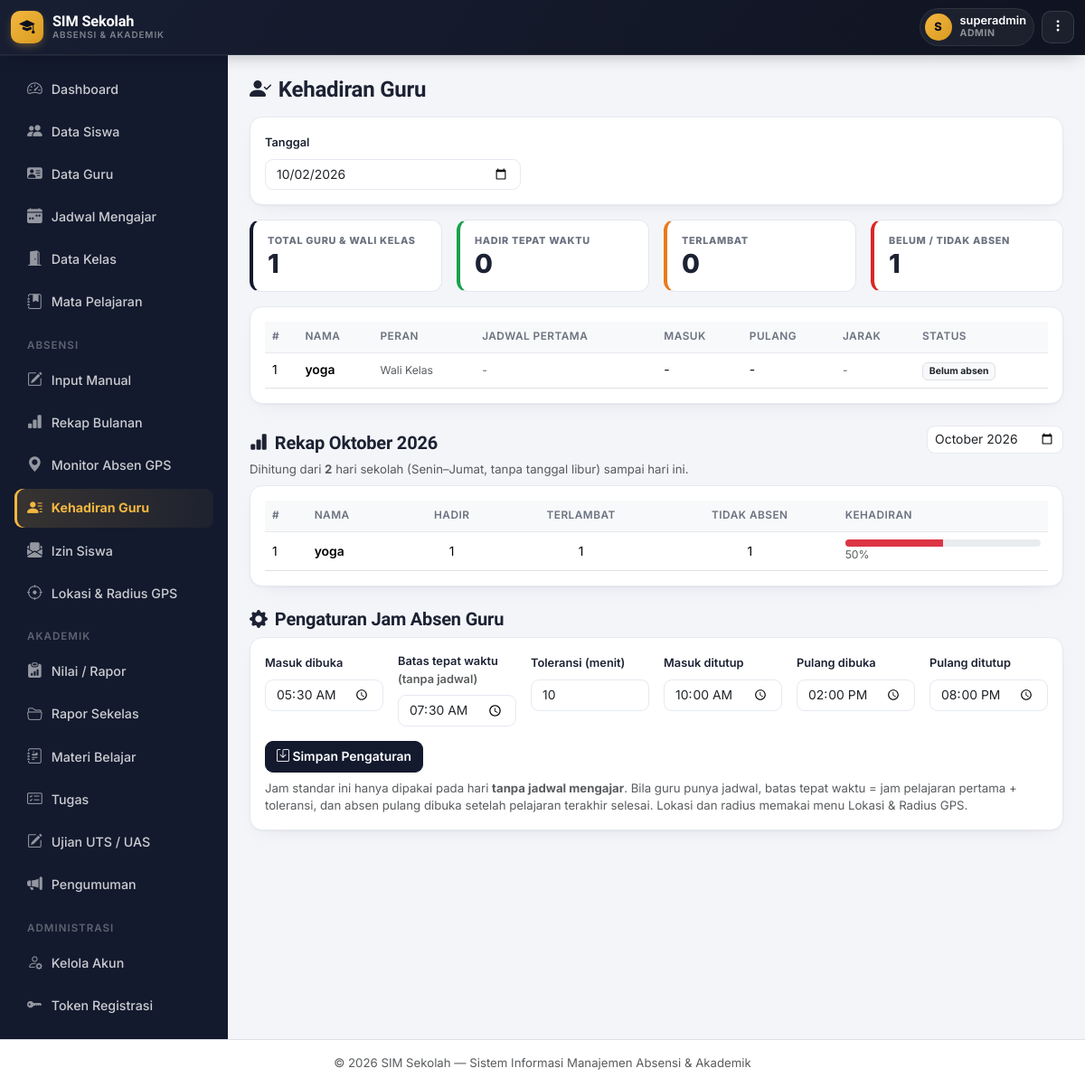
The app's page /absensi/guru_monitor.php (signed in) with its own data.
### tables this page shows
CREATE TABLE `users` (
  `id` int NOT NULL,
  `username` varchar(50) NOT NULL,
  `password` varchar(255) NOT NULL,
  `nama` varchar(100) NOT NULL,
  `role` enum('superadmin','admin','guru','wali_kelas','siswa') NOT NULL DEFAULT 'siswa',
  `siswa_id` int DEFAULT NULL,
  `created_at` timestamp NULL DEFAULT CURRENT_TIMESTAMP
);

CREATE TABLE `pengaturan_absen_guru` (
  `id` int NOT NULL,
  `jam_masuk_mulai` time NOT NULL DEFAULT '05:30:00',
  `jam_masuk_batas` time NOT NULL DEFAULT '07:30:00',
  `toleransi_menit` int NOT NULL DEFAULT '10',
  `jam_masuk_selesai` time NOT NULL DEFAULT '10:00:00',
  `jam_pulang_mulai` time NOT NULL DEFAULT '14:00:00',
  `jam_pulang_selesai` time NOT NULL DEFAULT '20:00:00',
  `updated_at` timestamp NULL DEFAULT CURRENT_TIMESTAMP ON UPDATE CURRENT_TIMESTAMP
);

### includes/functions.php (called while the page is built, shortened)
<?php
function clean($str) {
    return htmlspecialchars(trim($str ?? ''), ENT_QUOTES, 'UTF-8');
}

### includes/libur.php (called while the page is built, shortened)
<?php
function cekHariLibur($pdo, $tanggal) {
    $timestamp = strtotime($tanggal);
    $hariAngka = (int)date('N', $timestamp);
    $stmt = $pdo->prepare("SELECT keterangan, jenis FROM hari_libur WHERE tanggal = ?");
    $stmt->execute([$tanggal]);
    $row = $stmt->fetch();
    return ['libur' => false, 'keterangan' => null, 'jenis' => null];
}

### includes/auth.php (called while the page is built, shortened)
<?php
require_once __DIR__ . '/functions.php';
function currentUser() {
    return [
        'id'       => $_SESSION['user_id'] ?? null,
        'nama'     => $_SESSION['user_nama'] ?? '',
        'role'     => $_SESSION['user_role'] ?? '',
        'siswa_id' => $_SESSION['user_siswa_id'] ?? null,
    ];
}
function requireRole(array $roles) {
    $user = currentUser();
}

### absensi/guru_monitor.php (the view, shortened to what this page needs)
<?php
require_once __DIR__ . '/../includes/auth.php';
require_once __DIR__ . '/../includes/libur.php';
$user = currentUser();
$bisaAtur = in_array($user['role'], GM_PENGATUR, true);
function gmTanggal($s) {
    $d = DateTime::createFromFormat('Y-m-d', (string)$s);
    return ($d && $d->format('Y-m-d') === $s) ? $s : null;
}
$hariIni = date('Y-m-d');
try {
    $pdo->query("SELECT jam_jadwal, terlambat_menit FROM absensi_guru LIMIT 1");
    $pdo->query("SELECT toleransi_menit FROM pengaturan_absen_guru LIMIT 1");
} catch (PDOException $e) {
    include __DIR__ . '/../includes/header.php';
    echo "<div class='card p-4'><h5 class='fw-bold'><i class='bi bi-exclamation-triangle text-warning me-2'></i>Absen Guru belum aktif</h5>"
       . "<p class='mb-0'>Import file <b>guru_tambah.sql</b> lalu <b>guru_profil_jadwal.sql</b> ke database <b>db_absensi_sekolah</b> melalui phpMyAdmin, lalu refresh halaman ini.</p></div>";
    include __DIR__ . '/../includes/footer.php';
    exit;
}
$tanggal = gmTanggal($_GET['tanggal'] ?? '') ?: $hariIni;
$bulan = $_GET['bulan'] ?? date('Y-m');
$set = $pdo->query("SELECT * FROM pengaturan_absen_guru ORDER BY id LIMIT 1")->fetch() ?: [
    'jam_masuk_mulai' => '05:30:00', 'jam_masuk_batas' => '07:30:00', 'jam_masuk_selesai' => '10:00:00',
    'jam_pulang_mulai' => '14:00:00', 'jam_pulang_selesai' => '20:00:00', 'toleransi_menit' => 10,
];
$pegawai = $pdo->query("SELECT id, nama, role FROM users WHERE role IN ('guru','wali_kelas') ORDER BY nama")->fetchAll();
$labelRole = ['guru' => 'Guru', 'wali_kelas' => 'Wali Kelas'];
$absenHarian = [];
$infoLiburTgl = cekHariLibur($pdo, $tanggal);
$sum = ['total' => count($pegawai), 'hadir' => 0, 'tepat' => 0, 'terlambat' => 0, 'belum' => 0];
$sum['belum'] = $sum['total'] - $sum['hadir'];
$awalBulan = $bulan . '-01';
$akhirBulan = date('Y-m-t', strtotime($awalBulan));
$batasHitung = min($akhirBulan, $hariIni);
$stmt = $pdo->prepare("SELECT tanggal FROM hari_libur WHERE tanggal BETWEEN ? AND ?");
$stmt->execute([$awalBulan, $akhirBulan]);
$liburBulan = array_flip($stmt->fetchAll(PDO::FETCH_COLUMN));
$hariSekolah = [];
for ($d = new DateTime($awalBulan); $d->format('Y-m-d') <= $batasHitung; $d->modify('+1 day')) {
    $t = $d->format('Y-m-d');
    if ((int)$d->format('N') < 6 && !isset($liburBulan[$t])) { $hariSekolah[$t] = true; }
}
$jumlahHariSekolah = $bulan > date('Y-m') ? 0 : count($hariSekolah);
$stmt = $pdo->prepare("SELECT user_id, tanggal, terlambat, jam_masuk FROM absensi_guru WHERE tanggal BETWEEN ? AND ? AND jam_masuk IS NOT NULL");
$stmt->execute([$awalBulan, $akhirBulan]);
$rekap = [];
foreach ($stmt->fetchAll() as $r) {
    $rekap[$r['user_id']]['hadir'] = ($rekap[$r['user_id']]['hadir'] ?? 0) + 1;
    $rekap[$r['user_id']]['terlambat'] = ($rekap[$r['user_id']]['terlambat'] ?? 0) + (int)$r['terlambat'];
}
$namaBulanIndo = [1=>'Januari','Februari','Maret','April','Mei','Juni','Juli','Agustus','September','Oktober','November','Desember'];
$judulBulan = $namaBulanIndo[(int)date('n', strtotime($awalBulan))] . ' ' . date('Y', strtotime($awalBulan));
include __DIR__ . '/../includes/header.php';
?>
<h4 class="fw-bold mb-3"><i class="bi bi-person-check-fill me-2"></i>Kehadiran Guru</h4>
<div class="card p-3 mb-3">
  <form method="GET" class="row g-2 align-items-end">
    <div class="col-md-4">
      <label class="form-label small">Tanggal</label>
      <input type="date" name="tanggal" class="form-control" value="<?= clean($tanggal) ?>" max="<?= $hariIni ?>" onchange="this.form.submit()">
    </div>
  </form>
</div>
<div class="row g-3 mb-3">
  <div class="col-6 col-lg-3"><div class="gm-stat" style="--c:#131A2E"><div class="l">Total Guru &amp; Wali Kelas</div><div class="n"><?= $sum['total'] ?></div></div></div>
  <div class="col-6 col-lg-3"><div class="gm-stat" style="--c:#16A34A"><div class="l">Hadir Tepat Waktu</div><div class="n"><?= $sum['tepat'] ?></div></div></div>
  <div class="col-6 col-lg-3"><div class="gm-stat" style="--c:#EA7A1B"><div class="l">Terlambat</div><div class="n"><?= $sum['terlambat'] ?></div></div></div>
  <div class="col-6 col-lg-3"><div class="gm-stat" style="--c:#DC2626"><div class="l"><?= $infoLiburTgl['libur'] ? 'Libur' : 'Belum / Tidak Absen' ?></div><div class="n"><?= $infoLiburTgl['libur'] ? '-' : $sum['belum'] ?></div></div></div>
</div>
<div class="card p-3 mb-4">
  <div class="table-responsive">
    <table class="table table-hover align-middle mb-0">
      <thead class="table-light"><tr><th>#</th><th>Nama</th><th>Peran</th><th>Jadwal Pertama</th><th>Masuk</th><th>Pulang</th><th>Jarak</th><th>Status</th></tr></thead>
      <tbody>
        <?php foreach ($pegawai as $i => $p): $a = $absenHarian[$p['id']] ?? null; $hadir = $a && !empty($a['jam_masuk']); ?>
          <tr>
            <td><?= $i + 1 ?></td>
            <td class="fw-semibold"><?= clean($p['nama']) ?></td>
            <td class="text-muted small"><?= clean($labelRole[$p['role']] ?? $p['role']) ?></td>
            <td class="small text-muted"><?= ($a && !empty($a['jam_jadwal'])) ? substr($a['jam_jadwal'], 0, 5) : '-' ?></td>
            <td><?= $hadir ? substr($a['jam_masuk'], 0, 5) : '-' ?></td>
            <td><?= ($a && !empty($a['jam_pulang'])) ? substr($a['jam_pulang'], 0, 5) : '-' ?></td>
            <td class="small text-muted"><?= $hadir ? (int)$a['jarak_masuk'] . ' m' : '-' ?></td>
            <td>
              <?php if ($hadir): ?>
                <?= !empty($a['terlambat']) ? '<span class="badge bg-warning text-dark">Terlambat ' . (int)$a['terlambat_menit'] . ' mnt</span>' : '<span class="badge bg-success">Tepat waktu</span>' ?>
              <?php elseif ($infoLiburTgl['libur']): ?>
                <span class="badge bg-secondary">Libur</span>
              <?php elseif ($tanggal > $hariIni): ?>
                <span class="text-muted">-</span>
              <?php elseif ($tanggal === $hariIni): ?>
                <span class="badge bg-light text-dark border">Belum absen</span>
              <?php else: ?>
                <span class="badge bg-danger">Tidak absen</span>
              <?php endif; ?>
            </td>
          </tr>
        <?php endforeach; ?>
      </tbody>
    </table>
  </div>
</div>
<div class="d-flex justify-content-between align-items-end flex-wrap gap-2 mb-2">
  <h5 class="fw-bold mb-0"><i class="bi bi-bar-chart-fill me-2"></i>Rekap <?= clean($judulBulan) ?></h5>
  <form method="GET" class="d-flex gap-2 align-items-center">
    <input type="month" name="bulan" class="form-control form-control-sm" value="<?= clean($bulan) ?>" max="<?= date('Y-m') ?>" onchange="this.form.submit()">
  </form>
</div>
<div class="text-muted small mb-2">Dihitung dari <b><?= $jumlahHariSekolah ?></b> hari sekolah (Senin–Jumat, tanpa tanggal libur) sampai hari ini.</div>
<div class="card p-3 mb-4">
  <div class="table-responsive">
    <table class="table table-hover align-middle mb-0">
      <thead class="table-light"><tr><th>#</th><th>Nama</th><th class="text-center">Hadir</th><th class="text-center">Terlambat</th><th class="text-center">Tidak Absen</th><th class="gm-pct">Kehadiran</th></tr></thead>
      <tbody>
        <?php foreach ($pegawai as $i => $p):
            $h = (int)($rekap[$p['id']]['hadir'] ?? 0);
            $tl = (int)($rekap[$p['id']]['terlambat'] ?? 0);
            $tidak = max(0, $jumlahHariSekolah - $h);
            $pct = $jumlahHariSekolah > 0 ? round($h / $jumlahHariSekolah * 100) : 0;
        ?>
          <tr>
            <td><?= $i + 1 ?></td>
            <td class="fw-semibold"><?= clean($p['nama']) ?></td>
            <td class="text-center"><?= $h ?></td>
            <td class="text-center"><?= $tl ?></td>
            <td class="text-center"><?= $tidak ?></td>
            <td>
              <div class="progress" style="height:8px;"><div class="progress-bar <?= $pct >= 90 ? 'bg-success' : ($pct >= 75 ? 'bg-warning' : 'bg-danger') ?>" style="width:<?= $pct ?>%"></div></div>
              <div class="small text-muted"><?= $pct ?>%</div>
            </td>
          </tr>
        <?php endforeach; ?>
      </tbody>
    </table>
  </div>
</div>
<h5 class="fw-bold mb-2"><i class="bi bi-gear-fill me-2"></i>Pengaturan Jam Absen Guru</h5>
<div class="card p-3">
  <form method="POST">
    <div class="row g-3">
      <div class="col-6 col-md"><label class="form-label small">Masuk dibuka</label><input type="time" name="jam_masuk_mulai" class="form-control" value="<?= substr($set['jam_masuk_mulai'], 0, 5) ?>" <?= $bisaAtur ? 'required' : 'disabled' ?>></div>
      <div class="col-6 col-md"><label class="form-label small">Batas tepat waktu <span class="text-muted">(tanpa jadwal)</span></label><input type="time" name="jam_masuk_batas" class="form-control" value="<?= substr($set['jam_masuk_batas'], 0, 5) ?>" <?= $bisaAtur ? 'required' : 'disabled' ?>></div>
      <div class="col-6 col-md"><label class="form-label small">Toleransi (menit)</label><input type="number" name="toleransi_menit" min="0" max="120" class="form-control" value="<?= (int)($set['toleransi_menit'] ?? 10) ?>" <?= $bisaAtur ? 'required' : 'disabled' ?>></div>
      <div class="col-6 col-md"><label class="form-label small">Masuk ditutup</label><input type="time" name="jam_masuk_selesai" class="form-control" value="<?= substr($set['jam_masuk_selesai'], 0, 5) ?>" <?= $bisaAtur ? 'required' : 'disabled' ?>></div>
      <div class="col-6 col-md"><label class="form-label small">Pulang dibuka</label><input type="time" name="jam_pulang_mulai" class="form-control" value="<?= substr($set['jam_pulang_mulai'], 0, 5) ?>" <?= $bisaAtur ? 'required' : 'disabled' ?>></div>
      <div class="col-6 col-md"><label class="form-label small">Pulang ditutup</label><input type="time" name="jam_pulang_selesai" class="form-control" value="<?= substr($set['jam_pulang_selesai'], 0, 5) ?>" <?= $bisaAtur ? 'required' : 'disabled' ?>></div>
    </div>
    <?php if ($bisaAtur): ?><button class="btn btn-primary mt-3"><i class="bi bi-save"></i> Simpan Pengaturan</button><?php endif; ?>
    <div class="form-text mt-2">Jam standar ini hanya dipakai pada hari <b>tanpa jadwal mengajar</b>. Bila guru punya jadwal, batas tepat waktu = jam pelajaran pertama + toleransi, dan absen pulang dibuka setelah pelajaran terakhir selesai. Lokasi dan radius memakai menu Lokasi &amp; Radius GPS.</div>
  </form>
</div>
<?php include __DIR__ . '/../includes/footer.php'; ?>

### assets/css/style.css (style rules this page uses)
:root { --ink: #14173A; --ink-soft: #565B82; --bg: #F1F3FA; --surface: #FFFFFF; --line: #E4E7F2; --brand: #4338CA; --brand-2: #6D28D9; --brand-soft: #EEECFD; --gps: #0D9488; --gps-2: #0EA5A4; --gps-soft: #E1F5F3; --good: #16A34A; --good-soft: #E7F7ED; --warn: #D97706; --warn-soft: #FEF3E1; --bad: #DC2626; --bad-soft: #FCE8E7; --info: #2563EB; --info-soft: #E8EEFD; --radius-lg: 20px; --radius-md: 14px; --radius-sm: 9px; --shadow-1: 0 1px 2px rgba(20,23,58,.04), 0 8px 24px -12px rgba(20,23,58,.10); --shadow-2: 0 4px 10px rgba(20,23,58,.06), 0 16px 40px -16px rgba(20,23,58,.18); }
* { box-sizing: border-box; }
body { background: var(--bg); color: var(--ink); font-family: 'Inter', system-ui, sans-serif; font-size: .945rem; -webkit-font-smoothing: antialiased; }
h1, h2, h3, h4, h5, h6, .font-display { font-family: 'Sora', 'Inter', sans-serif; letter-spacing: -0.01em; color: var(--ink); }
small, .small { color: var(--ink-soft); }
.card { border: 1px solid var(--line); border-radius: var(--radius-md); box-shadow: var(--shadow-1); }
.table { font-size: .87rem; }
.table thead th { font-size: .74rem; text-transform: uppercase; letter-spacing: .04em; color: var(--ink-soft); border-bottom: 1px solid var(--line); font-weight: 600; }
.table td, .table th { vertical-align: middle; }
.form-control, .form-select { border-radius: var(--radius-sm); border-color: var(--line); font-size: .89rem; }
.form-label { font-size: .82rem; font-weight: 600; color: var(--ink); }
.btn { border-radius: var(--radius-sm); font-weight: 600; font-size: .87rem; }
.btn-primary { background: var(--brand); border-color: var(--brand); }

### includes/theme_gov.php (style rules this page uses)
:root { --navy:#131A2E; --navy-2:#0B0F1D; --navy-3:#1C2540; --gold:#F4B740; --gold-soft:#FDF3DD; --bg:#F4F5F9; --surface:#FFFFFF; --line:#E7E9F1; --ink:#1C2233; --ink-soft:#6B7280; --brand:#131A2E; --brand-2:#0B0F1D; --brand-soft:#EEF0F8; --gps:#2563EB; --gps-soft:#EAF2FE; --good:#16A34A; --good-soft:#E7F6EC; --warn:#EA7A1B; --warn-soft:#FDEEE0; --bad:#DC2626; --bad-soft:#FCEAEA; --info:#2563EB; --info-soft:#EAF2FE; --r-lg:16px; --r-md:12px; --r-sm:9px; --sh-sm:0 1px 2px rgba(19,26,46,.04), 0 1px 3px rgba(19,26,46,.06); --sh-md:0 4px 10px -2px rgba(19,26,46,.08), 0 8px 24px -8px rgba(19,26,46,.10); --sh-lg:0 12px 28px -6px rgba(19,26,46,.16), 0 4px 10px -4px rgba(19,26,46,.10); --ease:cubic-bezier(.4,0,.2,1); }
* { scrollbar-width:thin; scrollbar-color:#C7CBDA transparent; }
body { background:var(--bg); color:var(--ink); font-family:'Inter',system-ui,sans-serif; }
.form-control, .form-select { border-radius:var(--r-sm); border-color:var(--line); font-size:.87rem; transition:border-color .15s, box-shadow .15s; }
.form-label { font-size:.8rem; font-weight:600; color:var(--ink); }

### absensi/guru_monitor.php (style rules this page uses)
.gm-stat { background:#fff; border:1px solid #E5E7EE; border-radius:12px; padding:14px 16px; height:100%; border-left:4px solid var(--c,#131A2E); }
.gm-stat .l { font-size:.68rem; font-weight:800; letter-spacing:.06em; text-transform:uppercase; color:#6B7280; }
.gm-stat .n { font-size:1.8rem; font-weight:800; line-height:1.15; }
.gm-pct { min-width:120px; }

### records on screen
users: nama "yoga", role "Wali Kelas", id "1", id "50"
pengaturan_absen_guru: jam_masuk_mulai "05:30", jam_masuk_batas "07:30", toleransi_menit "10", jam_masuk_selesai "10:00", jam_pulang_mulai "14:00", jam_pulang_selesai "20:00"

### other values on screen
$inisial "S"
$namaNow "superadmin"
$roleLabel "ADMIN"
$labelMenuIzin "Izin Siswa"
$sum['total'] "1"
$sum['tepat'] "0"
$sum['terlambat'] "0"
$sum['belum'] "1"
$jumlahHariSekolah "2"
